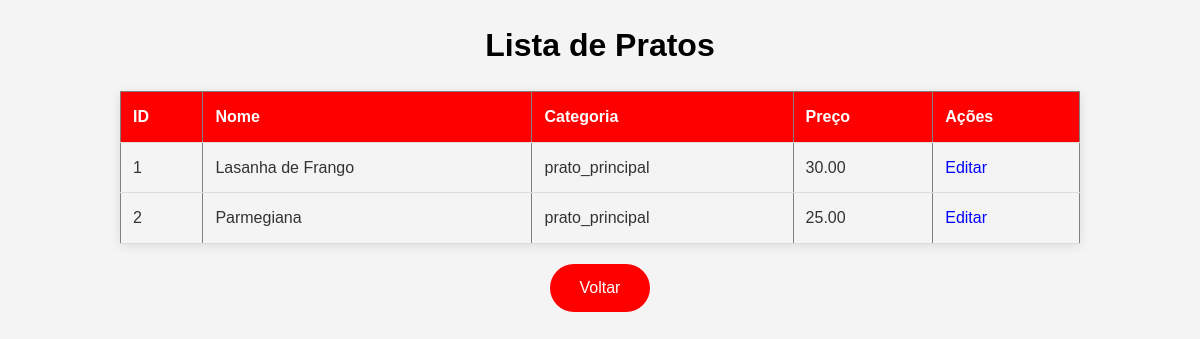
Page /listar-pratos.php on the committed database.
### tables this page shows
CREATE TABLE `pratos` (
  `id` int(11) NOT NULL,
  `nome` varchar(255) NOT NULL,
  `descricao` text NOT NULL,
  `categoria` enum('entrada','prato_principal','sobremesa') NOT NULL,
  `foto` varchar(255) DEFAULT NULL,
  `preco` decimal(10,2) NOT NULL
);

### listar-pratos.php (the view, shortened to what this page needs)
<?php
$conn = new mysqli('localhost', 'root', '', 'db');
$sql = "SELECT id, nome, categoria, preco FROM pratos";
$result = $conn->query($sql);
?>
<!DOCTYPE html>
<html>
<head>
    <link rel="stylesheet" href="style-listar.css">
</head>
<body>
    <header>
    <h1>Lista de Pratos</h1>
    <table border="1">
        <tr>
            <th>ID</th>
            <th>Nome</th>
            <th>Categoria</th>
            <th>Preço</th>
            <th>Ações</th>
        </tr>
        <?php
        if ($result->num_rows > 0) {
            while($row = $result->fetch_assoc()) {
                echo "<tr>
                        <td>" . $row['id'] . "</td>
                        <td>" . $row['nome'] . "</td>
                        <td>" . $row['categoria'] . "</td>
                        <td>" . $row['preco'] . "</td>
                        <td>
                            <a href='altera-prato.php?id=" . $row['id'] . "'>Editar</a>
                        </td>
                      </tr>";
            }
        } else {
            echo "<tr><td colspan='4'>Nenhum usuário encontrado</td></tr>";
        }
        ?>
    </table>
    <div> <a href="index-adm.html"><button title="Voltar ao início">Voltar</button></a></div>
</body>
</html>

### style-listar.css (style rules this page uses)
* { margin: 0; padding: 0; box-sizing: border-box; }
body { font-family: Arial, sans-serif; background-color: #f4f4f4; color: #333; line-height: 1.6; text-align: center; }
h1 { text-align: center; margin: 20px 0; color: black; }
table { width: 80%; margin: 20px auto; border-collapse: collapse; box-shadow: 0 2px 10px rgba(0, 0, 0, 0.1); }
th, td { padding: 12px; text-align: left; border-bottom: 1px solid #ddd; }
th { background-color: red; color: white; }
a { color: blue; text-decoration: none; text-align: center; }
button { cursor: pointer; background-color: red; color: white; border: none; border-radius: 25px; padding: 15px 30px; font-size: 16px; cursor: pointer; transition: background-color 0.3s; }

### rows in the picture
pratos: id "1", nome "Lasanha de Frango", categoria "prato_principal", preco "30.00"
pratos: id "2", nome "Parmegiana", categoria "prato_principal", preco "25.00"
